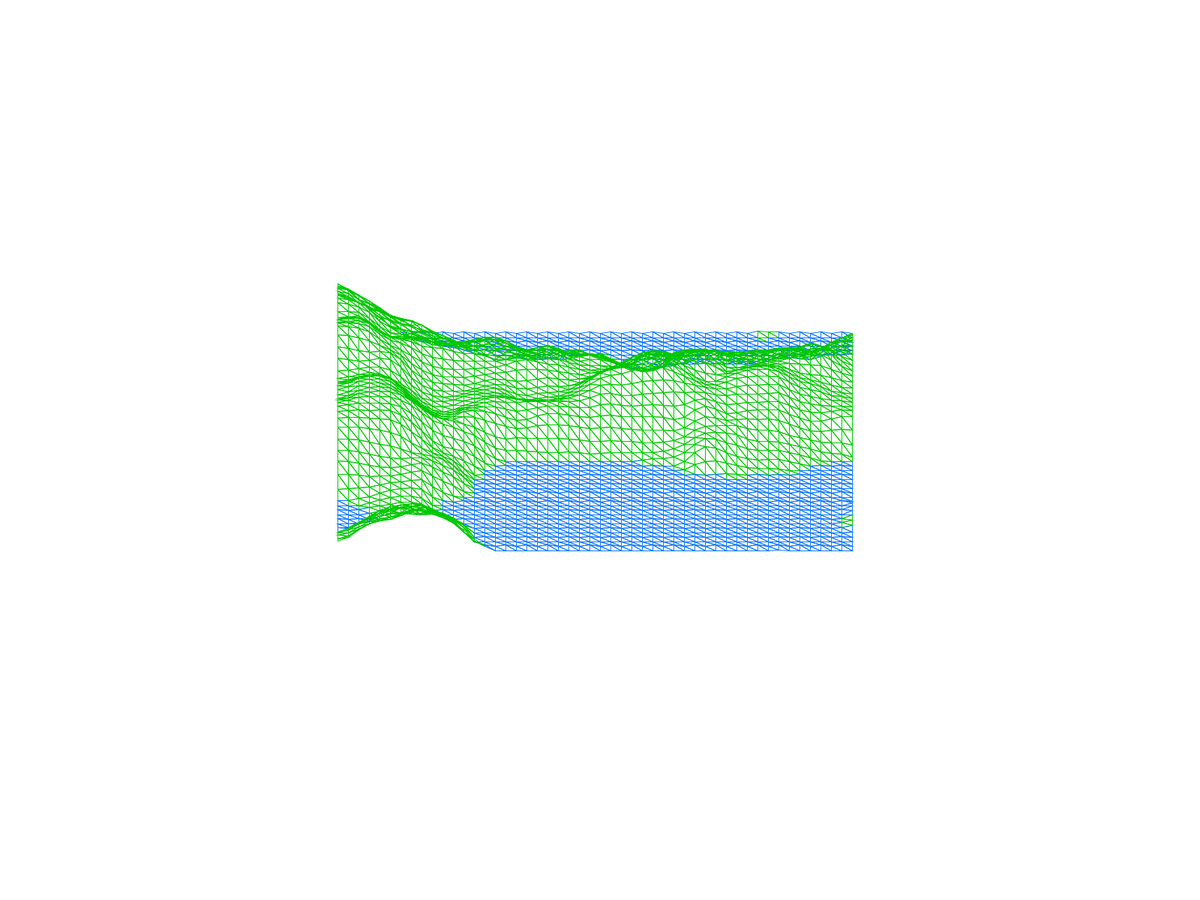
Frame 1 (no input)
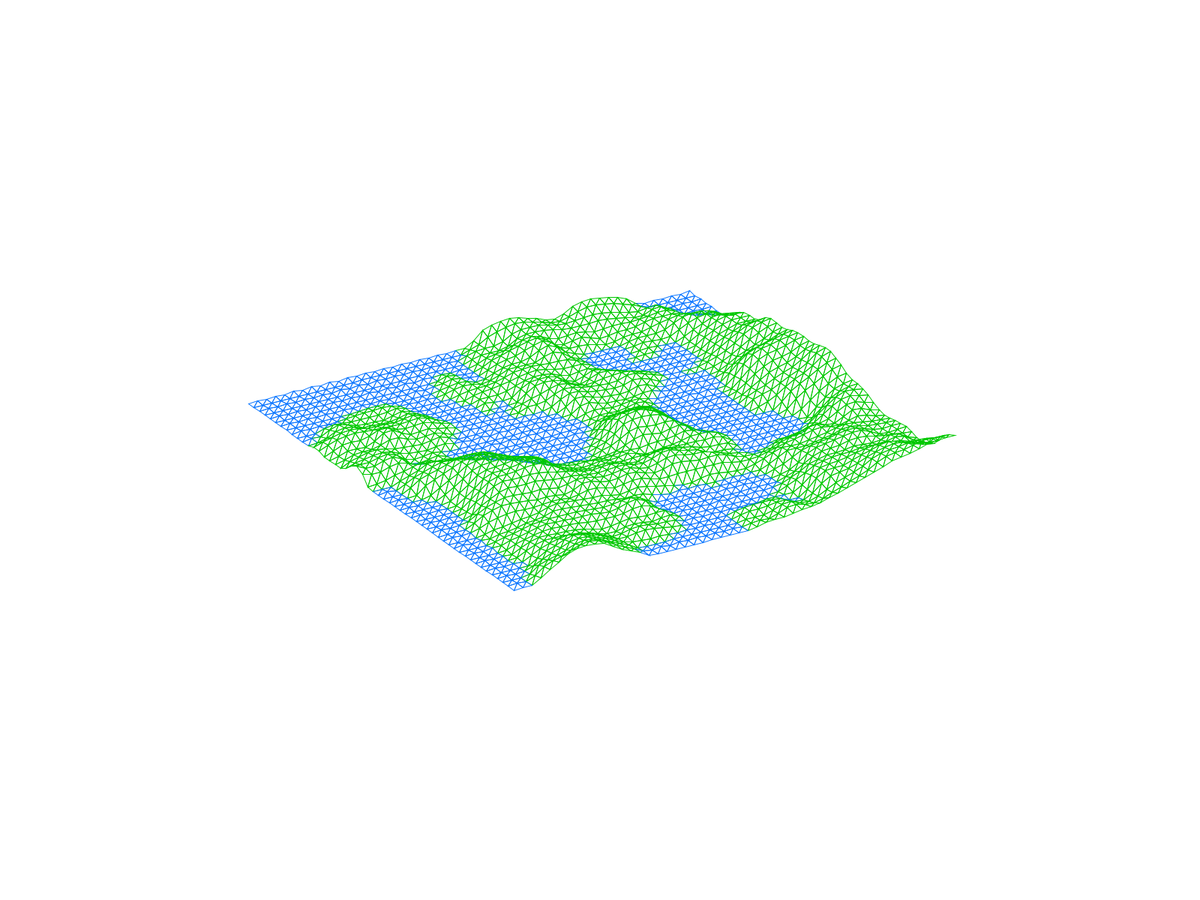
Frame 60 (the mouse pressed at the canvas centre just before this capture)
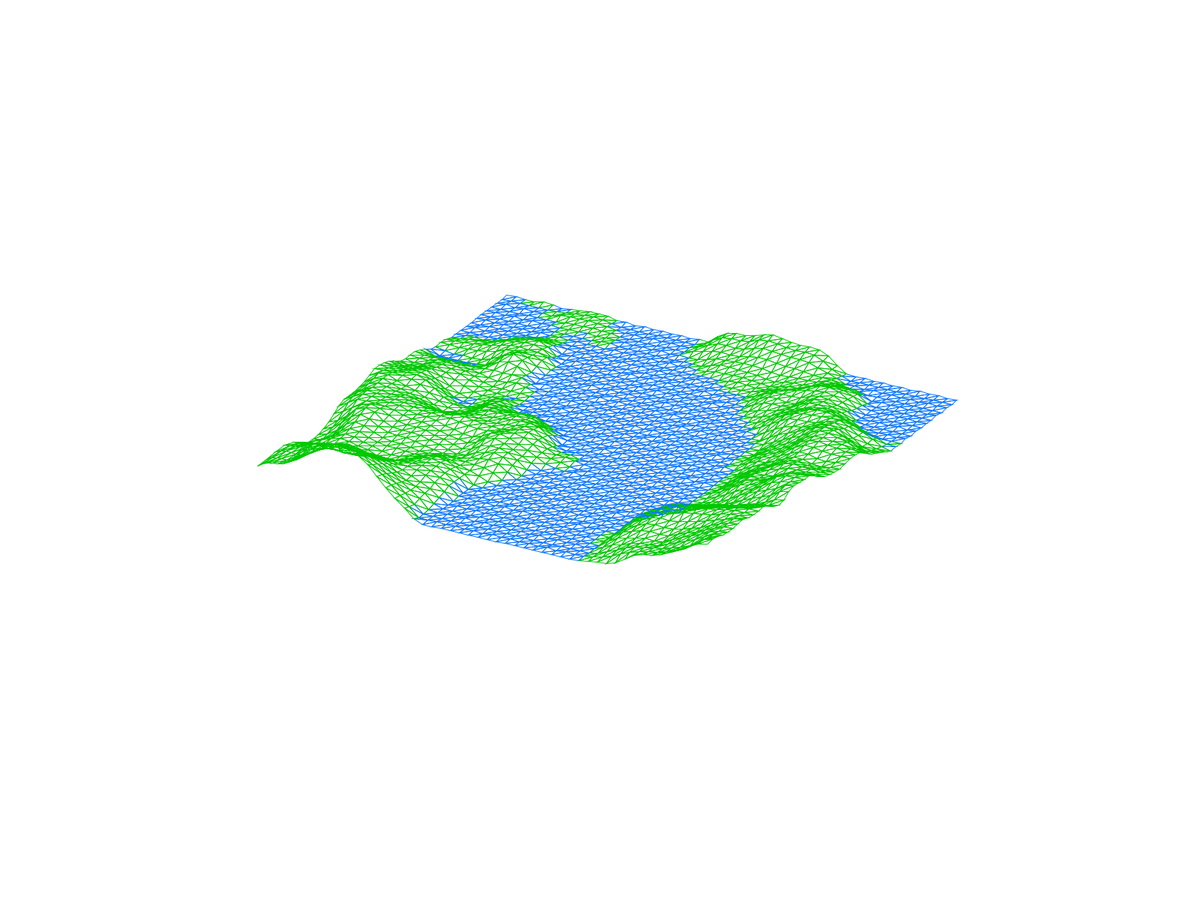
Frame 120 (the mouse held since frame 60 and released just before this capture)

The Processing sketch that drew these frames (run headless with seeded random() and noise(); from frame 60 on, the mouse is pressed at the canvas centre):

// Processing sketch: terrain3D
// ── terrain3D.pde

terrain t = new terrain(50,50,20,20,0.05,400,1);

void setup(){
  fullScreen();
}

void draw(){
  background(255);
  t.update();
  t.display(width/2,height/2+100);
}

// ── camera.pde
class cameraP{
  float x, y, z;
  float rx, ry, rz;
  
  cameraP(){
    
  }
  
  float getX(){
    return x;
  }
  float getY(){
    return y;
  }
  
}

// ── matrixMath.pde
PVector matrixVectorMult(float[][] m1, PVector p1){
  PVector p2 = new PVector(0,0,0);
  p2.x = m1[0][0]*p1.x+m1[0][1]*p1.y+m1[0][2]*p1.z;
  p2.y = m1[1][0]*p1.x+m1[1][1]*p1.y+m1[1][2]*p1.z;
  p2.z = m1[2][0]*p1.x+m1[2][1]*p1.y+m1[2][2]*p1.z;
  return p2;
}
float[][] matrixFloatMult(float[][] m1, float s){
  float m2[][] = new float[m1.length][m1[0].length];
  for(int i = 0;i < m1.length;i++){
    for(int j = 0;j < m1[i].length;j++){
      m2[i][j] = m1[i][j]*s;
    }
  }
  return m2;
}
float[][] getRotXMat(float theta){
  float radTheta = radians(theta);
  float[][] m1 = {
    {1,0,0},
    {0,cos(radTheta),-sin(radTheta)},
    {0,sin(radTheta),cos(radTheta)}
  };
  return m1;
}
float[][] getRotYMat(float theta){
  float radTheta = radians(theta);
  float[][] m1 = {
    {cos(radTheta),0,sin(radTheta)},
    {0,1,0},
    {-sin(radTheta),0,cos(radTheta)}
  };
  return m1;
}
float[][] getRotZMat(float theta){
  float radTheta = radians(theta);
  float[][] m1 = {
    {cos(radTheta),-sin(radTheta),0},
    {sin(radTheta),cos(radTheta),0},
    {0,0,1}
  };
  return m1;
}
float[][] getProjMat(){
  float[][] m1 = {
    {1,0,0},
    {0,1,0},
    {0,0,0}
  };
  return m1;
}

// ── terrain.pde
class terrain{
  
  float zOff = 0;
  
  float[][] heightMap;
  PVector[][] points;
  color[][] pointsC;
  PVector[][] rotPoints;
  PVector[][] projPoints;
  //index 1 is Y
  //index 2 is X
  float maxHeight;
  
  float xScl, yScl;
  int pointsX, pointsY;
  float offset;
  
  terrain(int pointsX, int pointsY, float xScl, float yScl, float offset, float maxHeight, int noiseSeed){
    this.pointsX = pointsX;
    this.pointsY = pointsY;
    this.offset = offset;
    heightMap = new float[pointsY][pointsX];
    points = new PVector[pointsY][pointsX];
    pointsC = new color[pointsY][pointsX];
    rotPoints = new PVector[pointsY][pointsX];
    projPoints = new PVector[pointsY][pointsX];
    this.maxHeight = maxHeight;
    this.xScl = xScl;
    this.yScl = yScl;
    noiseSeed(noiseSeed);
    float yOff = 0;
    for(int y = 0;y < heightMap.length;y++){
      float xOff = 0;
      for(int x = 0;x < heightMap[y].length;x++){
        float h = noise(xOff, yOff,zOff)*maxHeight;
        pointsC[y][x] = color(0,200,0);
        if(h < 170){
          h = 170;
          pointsC[y][x] = color(0,200,255);
          if(x % 2 == 0&&y % 2 == 0){
            h = 172;
          }
        }
        heightMap[y][x] = h;
        points[y][x] = new PVector(x*xScl-pointsX*xScl/2,y*yScl-pointsY*yScl/2,h);
        xOff += offset;
      }
      yOff += offset;
    }
  }
  void rotateXYZ(float x, float y, float z){
    float[][] rotX = getRotXMat(x);
    float[][] rotY = getRotYMat(y);
    float[][] rotZ = getRotZMat(z);
    for(int i = 0;i < points.length;i++){
      for(int j = 0;j < points[i].length;j++){
        rotPoints[i][j] = matrixVectorMult(rotZ,points[i][j]);
        rotPoints[i][j] = matrixVectorMult(rotY,rotPoints[i][j]);
        rotPoints[i][j] = matrixVectorMult(rotX,rotPoints[i][j]);
      }
    }
  }
  
  int r = 0;
  
  void update(){
    zOff+=0.01;
    float yOff = 0;
    for(int y = 0;y < heightMap.length;y++){
      float xOff = 0;
      for(int x = 0;x < heightMap[y].length;x++){
        float h = noise(xOff, yOff,zOff)*maxHeight;
        pointsC[y][x] = color(0,200,0);
        if(h < 170){
          h = 170;
          pointsC[y][x] = color(13,119,255);
          if(x % 2 == 0&&y % 2 == 0){
            h = 172;
          }
        }
        heightMap[y][x] = h;
        points[y][x] = new PVector(x*xScl-pointsX*xScl/2,y*yScl-pointsY*yScl/2,h);
        xOff += offset;
      }
      yOff += offset;
    }
  }
  void projectPoints(){
    for(int y = 0;y < rotPoints.length;y++){
      for(int x = 0;x < rotPoints[y].length;x++){
        projPoints[y][x] = matrixVectorMult(getProjMat(),rotPoints[y][x]).mult(0.7);
      }
    }
  }
  void display(float xS, float yS){
    rotateXYZ(65,0,r);
    r++;
    projectPoints();
    for(int y = 0;y < projPoints.length-1;y++){
      for(int x = 0;x < projPoints[y].length-1;x++){
        noFill();
        stroke(pointsC[y][x]);
        strokeWeight(1);
        triangle(projPoints[y][x].x+xS,projPoints[y][x].y+yS,projPoints[y+1][x].x+xS,projPoints[y+1][x].y+yS,projPoints[y+1][x+1].x+xS,projPoints[y+1][x+1].y+yS);
        triangle(projPoints[y][x].x+xS,projPoints[y][x].y+yS,projPoints[y][x+1].x+xS,projPoints[y][x+1].y+yS,projPoints[y+1][x+1].x+xS,projPoints[y+1][x+1].y+yS);
        //point(projPoints[y][x].x+200,projPoints[y][x].y+200);
      }
    }
  }
}
// ── triangle.pde
class terrainTri{
  PVector p1, p2, p3;
  
  terrainTri(PVector p1, PVector p2, PVector p3){
    this.p1 = p1;
    this.p2 = p2;
    this.p3 = p3;
  }
  
  
  
}
